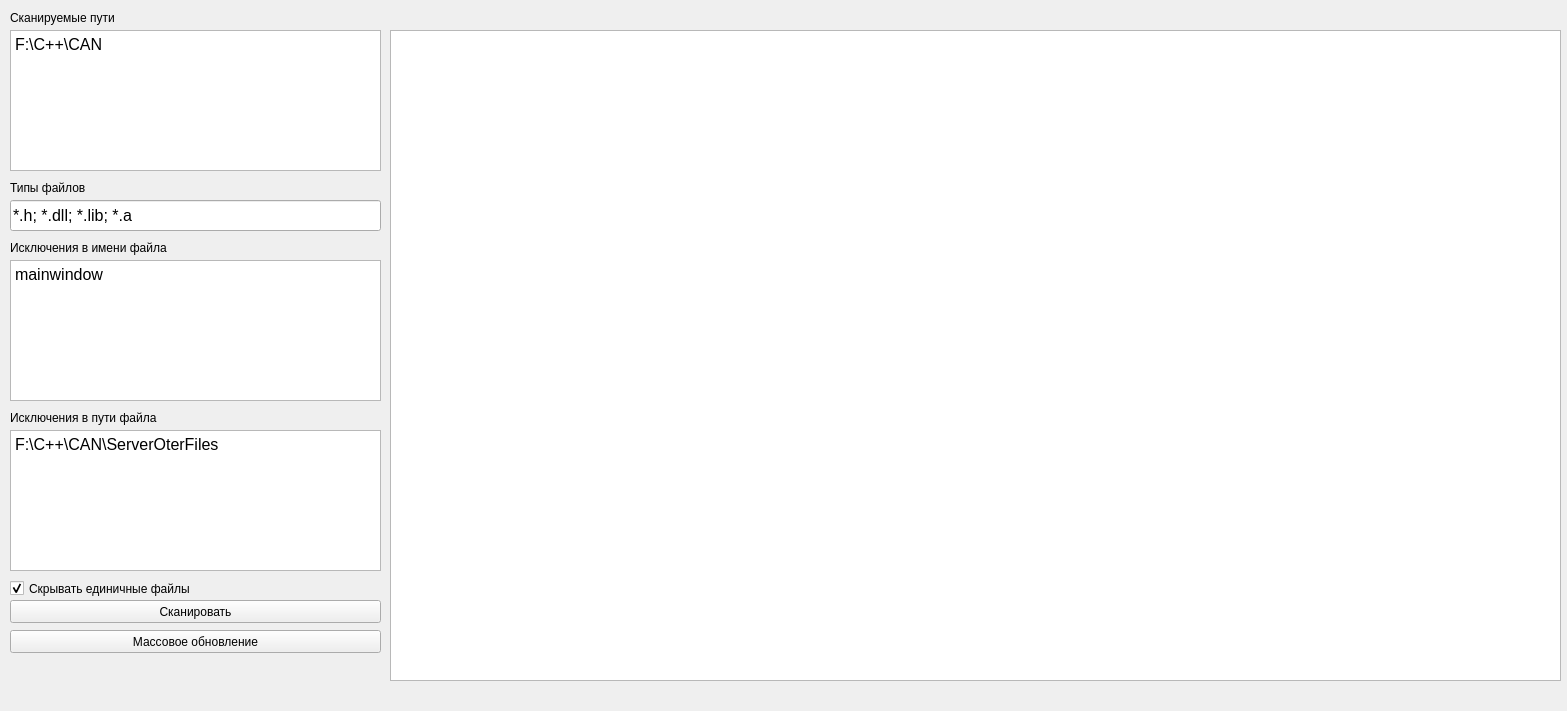
<?xml version="1.0" encoding="UTF-8"?>
<ui version="4.0">
 <class>IncludeParser</class>
 <widget class="QMainWindow" name="IncludeParser">
  <property name="geometry">
   <rect>
    <x>0</x>
    <y>0</y>
    <width>1567</width>
    <height>711</height>
   </rect>
  </property>
  <property name="windowTitle">
   <string>IncludeParser</string>
  </property>
  <widget class="QWidget" name="centralwidget">
   <widget class="QPushButton" name="pushButtonScan">
    <property name="geometry">
     <rect>
      <x>10</x>
      <y>600</y>
      <width>371</width>
      <height>23</height>
     </rect>
    </property>
    <property name="text">
     <string>Сканировать</string>
    </property>
   </widget>
   <widget class="QTableWidget" name="tableWidget">
    <property name="geometry">
     <rect>
      <x>390</x>
      <y>30</y>
      <width>1171</width>
      <height>651</height>
     </rect>
    </property>
    <property name="editTriggers">
     <set>QAbstractItemView::NoEditTriggers</set>
    </property>
   </widget>
   <widget class="QTextEdit" name="textEditScan">
    <property name="geometry">
     <rect>
      <x>10</x>
      <y>30</y>
      <width>371</width>
      <height>141</height>
     </rect>
    </property>
    <property name="font">
     <font>
      <pointsize>12</pointsize>
     </font>
    </property>
    <property name="html">
     <string>&lt;!DOCTYPE HTML PUBLIC &quot;-//W3C//DTD HTML 4.0//EN&quot; &quot;http://www.w3.org/TR/REC-html40/strict.dtd&quot;&gt;
&lt;html&gt;&lt;head&gt;&lt;meta name=&quot;qrichtext&quot; content=&quot;1&quot; /&gt;&lt;style type=&quot;text/css&quot;&gt;
p, li { white-space: pre-wrap; }
&lt;/style&gt;&lt;/head&gt;&lt;body style=&quot; font-family:'MS Shell Dlg 2'; font-size:12pt; font-weight:400; font-style:normal;&quot;&gt;
&lt;p style=&quot; margin-top:0px; margin-bottom:0px; margin-left:0px; margin-right:0px; -qt-block-indent:0; text-indent:0px;&quot;&gt;F:\C++\CAN&lt;/p&gt;&lt;/body&gt;&lt;/html&gt;</string>
    </property>
   </widget>
   <widget class="QTextEdit" name="textEditExeptFName">
    <property name="geometry">
     <rect>
      <x>10</x>
      <y>260</y>
      <width>371</width>
      <height>141</height>
     </rect>
    </property>
    <property name="font">
     <font>
      <pointsize>12</pointsize>
     </font>
    </property>
    <property name="html">
     <string>&lt;!DOCTYPE HTML PUBLIC &quot;-//W3C//DTD HTML 4.0//EN&quot; &quot;http://www.w3.org/TR/REC-html40/strict.dtd&quot;&gt;
&lt;html&gt;&lt;head&gt;&lt;meta name=&quot;qrichtext&quot; content=&quot;1&quot; /&gt;&lt;style type=&quot;text/css&quot;&gt;
p, li { white-space: pre-wrap; }
&lt;/style&gt;&lt;/head&gt;&lt;body style=&quot; font-family:'MS Shell Dlg 2'; font-size:12pt; font-weight:400; font-style:normal;&quot;&gt;
&lt;p style=&quot; margin-top:0px; margin-bottom:0px; margin-left:0px; margin-right:0px; -qt-block-indent:0; text-indent:0px;&quot;&gt;mainwindow&lt;/p&gt;&lt;/body&gt;&lt;/html&gt;</string>
    </property>
   </widget>
   <widget class="QTextEdit" name="textEditExeptFPath">
    <property name="geometry">
     <rect>
      <x>10</x>
      <y>430</y>
      <width>371</width>
      <height>141</height>
     </rect>
    </property>
    <property name="font">
     <font>
      <pointsize>12</pointsize>
     </font>
    </property>
    <property name="html">
     <string>&lt;!DOCTYPE HTML PUBLIC &quot;-//W3C//DTD HTML 4.0//EN&quot; &quot;http://www.w3.org/TR/REC-html40/strict.dtd&quot;&gt;
&lt;html&gt;&lt;head&gt;&lt;meta name=&quot;qrichtext&quot; content=&quot;1&quot; /&gt;&lt;style type=&quot;text/css&quot;&gt;
p, li { white-space: pre-wrap; }
&lt;/style&gt;&lt;/head&gt;&lt;body style=&quot; font-family:'MS Shell Dlg 2'; font-size:12pt; font-weight:400; font-style:normal;&quot;&gt;
&lt;p style=&quot; margin-top:0px; margin-bottom:0px; margin-left:0px; margin-right:0px; -qt-block-indent:0; text-indent:0px;&quot;&gt;F:\C++\CAN\ServerOterFiles&lt;/p&gt;&lt;/body&gt;&lt;/html&gt;</string>
    </property>
   </widget>
   <widget class="QLabel" name="label">
    <property name="geometry">
     <rect>
      <x>10</x>
      <y>10</y>
      <width>151</width>
      <height>16</height>
     </rect>
    </property>
    <property name="text">
     <string>Сканируемые пути</string>
    </property>
   </widget>
   <widget class="QLabel" name="label_2">
    <property name="geometry">
     <rect>
      <x>10</x>
      <y>240</y>
      <width>171</width>
      <height>16</height>
     </rect>
    </property>
    <property name="text">
     <string>Исключения в имени файла</string>
    </property>
   </widget>
   <widget class="QLabel" name="label_3">
    <property name="geometry">
     <rect>
      <x>10</x>
      <y>410</y>
      <width>171</width>
      <height>16</height>
     </rect>
    </property>
    <property name="text">
     <string>Исключения в пути файла</string>
    </property>
   </widget>
   <widget class="QLineEdit" name="lineEditExts">
    <property name="geometry">
     <rect>
      <x>10</x>
      <y>200</y>
      <width>371</width>
      <height>31</height>
     </rect>
    </property>
    <property name="font">
     <font>
      <pointsize>12</pointsize>
     </font>
    </property>
    <property name="text">
     <string>*.h; *.dll; *.lib; *.a</string>
    </property>
   </widget>
   <widget class="QLabel" name="label_4">
    <property name="geometry">
     <rect>
      <x>10</x>
      <y>180</y>
      <width>151</width>
      <height>16</height>
     </rect>
    </property>
    <property name="text">
     <string>Типы файлов</string>
    </property>
   </widget>
   <widget class="QCheckBox" name="checkBoxHideIfOne">
    <property name="geometry">
     <rect>
      <x>10</x>
      <y>580</y>
      <width>181</width>
      <height>17</height>
     </rect>
    </property>
    <property name="text">
     <string>Скрывать единичные файлы</string>
    </property>
    <property name="checked">
     <bool>true</bool>
    </property>
   </widget>
   <widget class="QPushButton" name="pushButtonMassUpdate">
    <property name="geometry">
     <rect>
      <x>10</x>
      <y>630</y>
      <width>371</width>
      <height>23</height>
     </rect>
    </property>
    <property name="text">
     <string>Массовое обновление</string>
    </property>
   </widget>
  </widget>
  <widget class="QMenuBar" name="menubar">
   <property name="geometry">
    <rect>
     <x>0</x>
     <y>0</y>
     <width>1567</width>
     <height>21</height>
    </rect>
   </property>
  </widget>
 </widget>
 <resources/>
 <connections/>
</ui>
